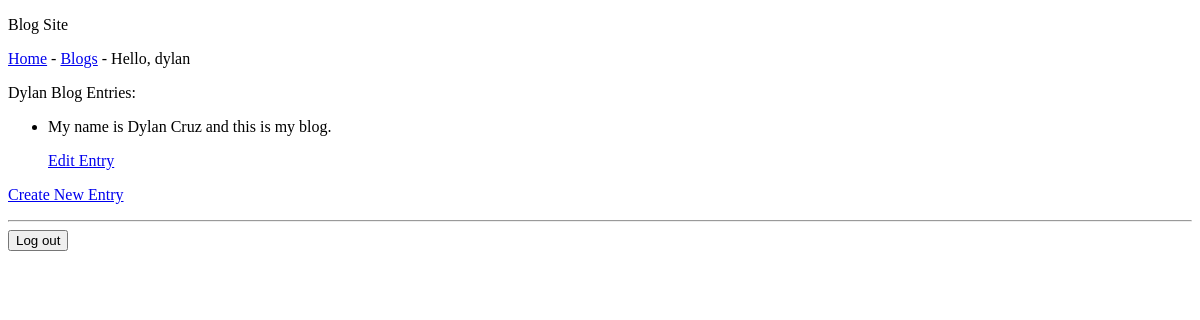
The page /blogs/2 (signed in) on the database as committed earlier.
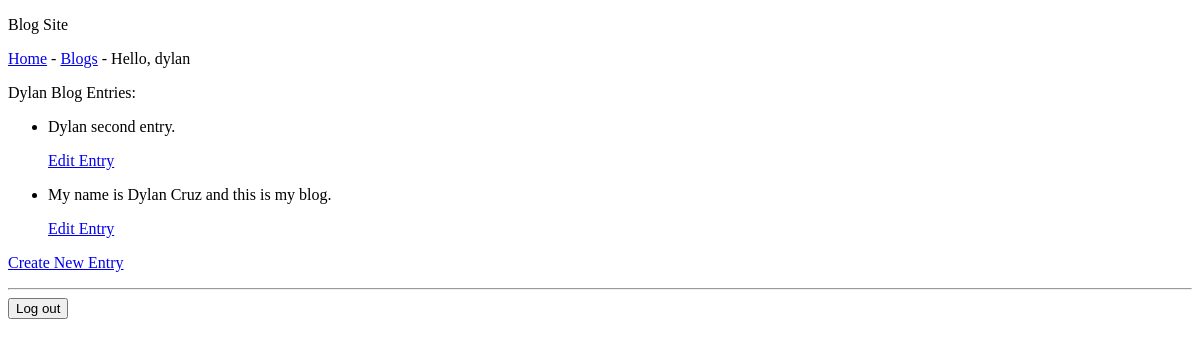
The same page on the database as committed later.
### blog_site/models.py (models this page shows, shortened)
class Blog(models.Model):
    name = models.CharField(max_length=20)
    date_added = models.DateField(auto_now_add=True)
    owner = models.ForeignKey(User, on_delete=models.CASCADE)

class BlogEntry(models.Model):
    blog = models.ForeignKey(Blog, on_delete=models.CASCADE)
    text = models.TextField()
    date_added = models.DateField(auto_now_add=True)

### blog_site/views.py (the view)
# urls.py: path('blogs/<int:blog_id>', views.blog, name='blog'),
@login_required()
def blog(request, blog_id):
    blog = Blog.objects.get(id=blog_id)
    entries = blog.blogentry_set.order_by('-date_added')
    context = {"blog": blog, "entries": entries}
    return render(request, "blog_site/blog.html", context)

### blog_site/templates/blog_site/blog.html
{% extends "blog_site/base.html" %}{% block content %}
<p>{{ blog.name }} Entries:</p>
<ul>
  {% for entry in entries %}
  <li>{{ entry.text }}</li>
  <p></p><a href="{% url 'blog_site:edit_entry' entry.id %}">Edit Entry</a></p>
  {% empty %}
  <li>There are no entries in this blog.</li>
  {% endfor %}
</ul>
<p><a href="{% url 'blog_site:create_entry' blog.id %}">Create New Entry</a></p>
{% endblock content %}

### blog_site/templates/blog_site/base.html
<!DOCTYPE html>
<p>Blog Site</p>
<p>
  <a href="{% url 'blog_site:index' %}">Home</a> -
  <a href="{% url 'blog_site:blogs' %}">Blogs</a> -
  {% if user.is_authenticated %} Hello, {{ user.username }} {% else %}
  <a href="{% url 'accounts:registration' %}">Register</a> -
  <a href="{% url 'accounts:login' %}">Login</a>
  {% endif %}
</p>
{% block content %}{% endblock content %}
<hr />
{% if user.is_authenticated %}
<form action="{% url 'accounts:logout' %}" method="post">
  {% csrf_token %} <button name="submit">Log out</button>
</form>
{% endif %}

Rows that differ between the two databases and show on the page:
added BlogEntry: text "Dylan second entry."
